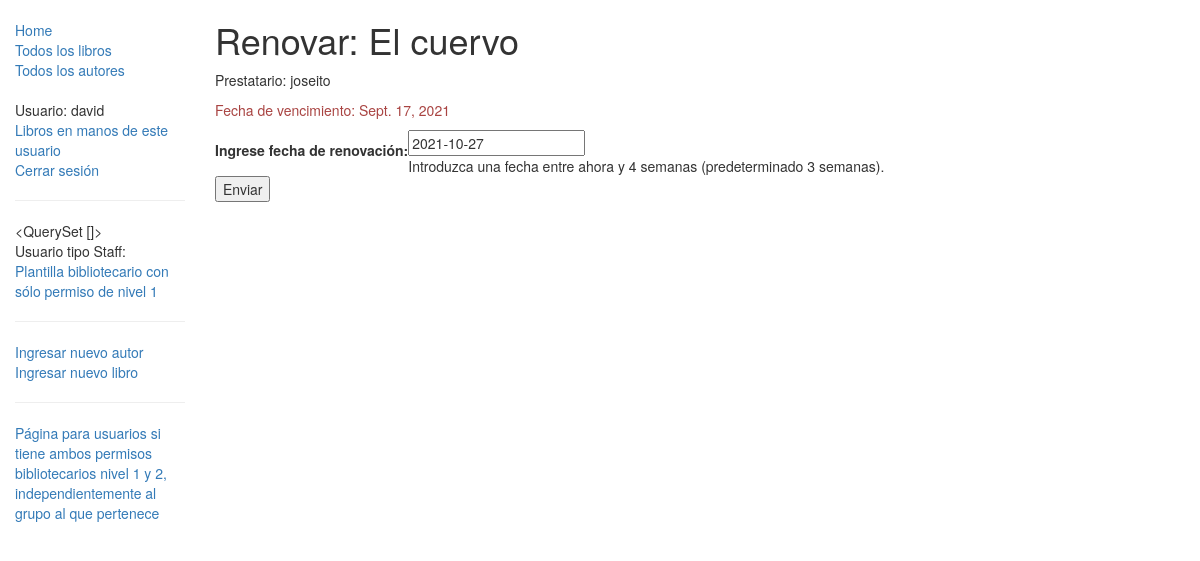
/catalogo/libro/d9412d7f-d1c5-4a02-ae96-882a911f1162/renovar/ (signed in), run on the app's committed database.
### catalogo/models.py (models this page shows, shortened)
class EjemplarEspecifico(models.Model):
    id = models.UUIDField(primary_key=True, default=uuid.uuid4, help_text="ID único para este libro particular en toda la biblioteca")
    libro = models.ForeignKey('Libro', on_delete=models.SET_NULL, null=True)
    impresion = models.CharField(max_length=200)
    devolucion = models.DateField(null=True, blank=True)
    prestatario = models.ForeignKey(User, on_delete=models.SET_NULL, null=True, blank=True) #Note que el argumento de primero en la instanciación del objeto/clase, models.ForeingKey, User, representa una tabla o clase implicita de django, consistente en todos los usuarios de la aplicación django, guardados en la base de datos.
    campoConstante = 'xxx' #Podemos meter un atributo-campo como una constante simbólica. Todos los registros o filas tendrán este valor en su campo o columna.
    PRESTAMO_STATUS = (
        ('m', 'Mantenimiento'),
        ('p', 'Prestado'),
        ('d', 'Disponible'),
        ('r', 'Reservado'),
    )
    status = models.CharField(max_length=1, choices=PRESTAMO_STATUS, blank=True, default='m', help_text='Estatus en que se encuentra actualmente el ejemplar específico.')
    class Meta:
        ordering = ["devolucion"]
        permissions = (("permisoBibliotecario1", "Permiso tipo 1 sólo para bibliotecarios"), ("permisoBibliotecario2", "Permiso tipo 2 sólo para bibliotecarios"), ("unPermisoX", "Un permiso de hacer x cosa a x usuario."), )
    def esta_atrasado(self): #Método-atributo para determinar si está atrasado en la devolución.
        if self.devolucion and date.today() > self.devolucion:
            return True
        return False

class Libro(models.Model):
    titulo = models.CharField(max_length=200)
    autor = models.ForeignKey('Autor', on_delete=models.SET_NULL, null=True)
    resumen = models.TextField(max_length=1000, help_text="Ingrese una breve descripción del libro")
    isbn = models.CharField('ISBN',max_length=13, help_text='hasta 13 Caracteres <a href="https://www.isbn-international.org/content/what-isbn">ISBN number</a>')
    genero = models.ManyToManyField(Genero, help_text="seleccione un genero para este libro.")
    lenguaje = models.ForeignKey('Lenguaje', on_delete=models.SET_NULL, null=True)
    def display_genero(self):
        """
        Creates a string for the Genero. This is required to display genre in Admin."""
        return ', '.join([ genero.nombre for genero in self.genero.all()[:3] ])
    display_genero.short_description = 'Genero'

### catalogo/views.py (the view)
# urls.py: path('libro/<uuid:pk>/renovar/', views.RenovacionLibroPorLibrero, name='librosRenovPorLibrero'),
@login_required
@permission_required('catalogo.permisoBibliotecario1', raise_exception=True)
def RenovacionLibroPorLibrero(request, pk):
    libro_ejemEspecif = get_object_or_404(EjemplarEspecifico, pk=pk)
    if request.method == 'POST':
        txtBox1 = FormRenovLibro(request.POST)
        if txtBox1.is_valid():
            libro_ejemEspecif.devolucion = txtBox1.cleaned_data['campoFechaDeRenovacion'] #Recuerde que campoFechaDeRenovacion, es el campo de tipo fecha (DateField) de la clase de tipo form, FormRenovLibro, que está en el módulo forms.py, y a dónde será enviado el usuario si los datos con que se instanció txtBox1 son válidos.
            libro_ejemEspecif.save() #Se guardan las modificaciones solicitadas en el txtBox1, guardándolo.
            return HttpResponseRedirect(reverse('VistaBibliotecarios1'))
    else:
        fecha_propuesta_renov = datetime.date.today() + datetime.timedelta(weeks=3)
        txtBox1 = FormRenovLibro(initial={'campoFechaDeRenovacion': fecha_propuesta_renov})
    context = {
        'widget_txtBox1': txtBox1,
        'libro_instancia': libro_ejemEspecif,
    }
    return render(request, 'catalogo/libroRenovadoPorLibrero.html', context)

### catalogo/forms.py (shortened to what this page needs)
class FormRenovLibro(forms.Form):
    campoFechaDeRenovacion = forms.DateField(help_text="Introduzca una fecha entre ahora y 4 semanas (predeterminado 3 semanas).", label="Ingrese fecha de renovación")

### catalogo/templates/catalogo/libroRenovadoPorLibrero.html (shortened to what this page needs)
{% extends "base_generica.html" %}
{% block content %}
  <h1>Renovar: {{ libro_instancia.libro.titulo }}</h1>
  <p>Prestatario: {{ libro_instancia.prestatario }}</p>
  <p{% if libro_instancia.esta_atrasado %} class="text-danger"{% endif %}>Fecha de vencimiento: {{ libro_instancia.devolucion }}</p>
  <form action="" method="POST">
    <table>
    	{{ widget_txtBox1.as_table }}
    </table>
    <input type="submit" value="Enviar">
  </form>
{% endblock %}

### catalogo/templates/base_generica.html (shortened to what this page needs)
<!DOCTYPE html>
<html lang="es">
<head>
  <link rel="stylesheet" href="https://maxcdn.bootstrapcdn.com/bootstrap/3.3.7/css/bootstrap.min.css">
  {% load static %}
  <link rel="stylesheet" href="{% static 'css/styles.css' %}">
</head>
<body>
  <div class="container-fluid">
    <div class="row">
      <div class="col-sm-2">
      {% block sidebar %}
      <ul class="sidebar-nav">
          <li><a href="{% url 'index' %}">Home</a></li>
          <li><a href="{% url 'libros' %}">Todos los libros</a></li>
          <li><a href="{% url 'autores' %}">Todos los autores</a></li>
      </ul>
      <ul class="sidebar-nav">
      {% if user.is_authenticated %}
          <li>Usuario: {{ user.get_username }}</li>
          <li><a href="{% url 'VistaUsuarios' %}">Libros en manos de este usuario</a></li>
          <li><a href="{% url 'logout' %}">Cerrar sesión</a></li>
      {% else %}
          <li><a href="{% url 'login' %}?next={{request.path}}">Abrir sesión</a></li>
          <li><a href="/admin">Ir a admin</a></li>
      {% endif %}
      </ul>
      {% if user.is_staff %}
          <hr>
          <ul class="sidebar-nav">
	  <li>{{ user.groups.all }}</li>
          <li>Usuario tipo Staff:</li>
          {% if perms.catalogo.permisoBibliotecario1 %}
            <li><a href="{% url 'VistaBibliotecarios1' %}">Plantilla bibliotecario con sólo permiso de nivel 1</a></li>
            <hr>
             <li><a href="{% url 'autor-create' %}">Ingresar nuevo autor</a></li>
             <li><a href="{% url 'libro-create' %}">Ingresar nuevo libro</a></li>
            <hr>
	      {% if perms.catalogo.permisoBibliotecario2 %}
                  <li><a href="{% url 'VistaBibliotecarios2' %}">Página para usuarios si tiene ambos permisos bibliotecarios nivel 1 y 2, independientemente al grupo al que pertenece</a></li>
              {% endif %}
          {% endif %}
          </ul>
      {% endif %}
      {% endblock %}
      </div>
      <div class="col-sm-10 ">
      {% block content %}{% endblock %}
      </div>
    </div>
  </div>
</body>
</html>

### catalogo/static/css/styles.css (style rules this page uses)
.sidebar-nav { margin-top: 20px; padding: 0; list-style: none; }

### data on the page
EjemplarEspecifico: libro.titulo "El cuervo", prestatario "joseito", devolucion "Sept. 17, 2021"

### other printed values
{{ user.get_username }} "david"
{{ user.groups.all }} "<QuerySet []>"
